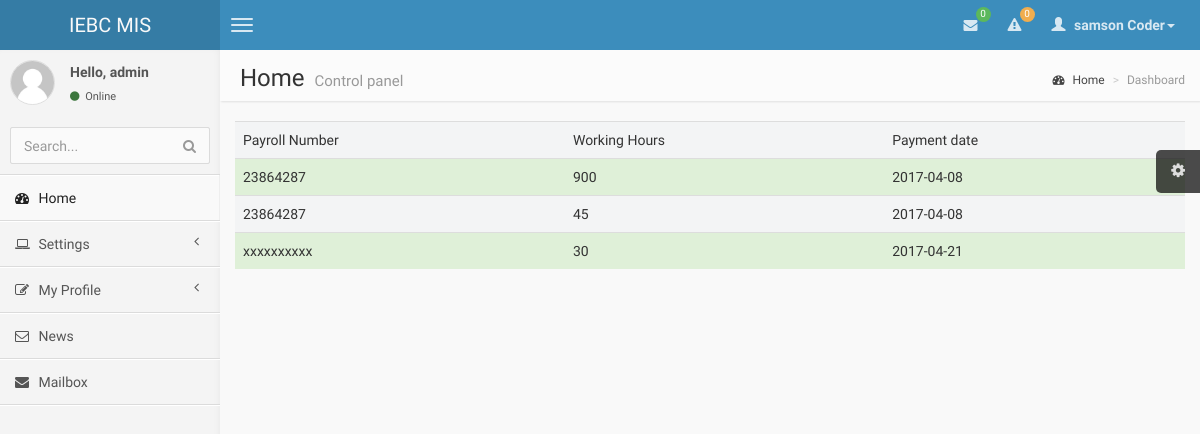
Page /logs/admin/payments.php (signed in) on the committed database.
### tables this page shows
CREATE TABLE `user_details` (
  `id` int(11) NOT NULL,
  `user_firstname` varchar(20) NOT NULL,
  `user_lastname` varchar(20) NOT NULL,
  `user_username` varchar(20) NOT NULL,
  `user_payrollnumber` varchar(10) NOT NULL,
  `user_email` varchar(50) NOT NULL,
  `user_phone` varchar(20) NOT NULL,
  `user_fingerprint` varchar(100) NOT NULL
);

CREATE TABLE `payroll_table` (
  `payroll_id` int(11) NOT NULL,
  `payroll_user_id` varchar(20) NOT NULL,
  `payroll_hours_worked` varchar(20) NOT NULL,
  `payroll_date` date NOT NULL
);

### logs/admin/payments.php (the view, shortened to what this page needs)
<?php
include '../connection/db.php';
$username=$_SESSION['logname'];
$result1 = mysqli_query($con, "SELECT * FROM user_details WHERE user_username='$username'");
while($res = mysqli_fetch_array($result1))
{
    $user_firstname= $res['user_firstname'];
    $user_lastname= $res['user_lastname'];
}
$username=$_SESSION['logname'];
?>
<!DOCTYPE html>
<html>
<head>
    <link href="../css/bootstrap.min.css" rel="stylesheet" type="text/css" />
    <link href="../css/font-awesome.min.css" rel="stylesheet" type="text/css" />
    <link href="../css/ionicons.min.css" rel="stylesheet" type="text/css" />
    <link href="../css/morris/morris.css" rel="stylesheet" type="text/css" />
    <link href="../css/jvectormap/jquery-jvectormap-1.2.2.css" rel="stylesheet" type="text/css" />
    <link href="../css/fullcalendar/fullcalendar.css" rel="stylesheet" type="text/css" />
    <link href="../css/daterangepicker/daterangepicker-bs3.css" rel="stylesheet" type="text/css" />
    <link href="../css/bootstrap-wysihtml5/bootstrap3-wysihtml5.min.css" rel="stylesheet" type="text/css" />
    <link href="../css/AdminLTE.css" rel="stylesheet" type="text/css" />
</head>
<body class="skin-blue">
<header class="header">
    <a href="index.php" class="logo">
        IEBC MIS
    </a>
    <nav class="navbar navbar-static-top" role="navigation">
        <a href="#" class="navbar-btn sidebar-toggle" data-toggle="offcanvas" role="button">
            <span class="icon-bar"></span>
            <span class="icon-bar"></span>
            <span class="icon-bar"></span>
        </a>
        <div class="navbar-right">
            <ul class="nav navbar-nav">
                <li class="dropdown messages-menu">
                    <a href="#" class="dropdown-toggle" data-toggle="dropdown">
                        <i class="fa fa-envelope"></i>
                        <span class="label label-success">0</span>
                    </a>
                </li>
                <li class="dropdown notifications-menu">
                    <a href="#" class="dropdown-toggle" data-toggle="dropdown">
                        <i class="fa fa-warning"></i>
                        <span class="label label-warning">0</span>
                    </a>
                </li>
                <li class="dropdown user user-menu">
                    <a href="#" class="dropdown-toggle" data-toggle="dropdown">
                        <i class="glyphicon glyphicon-user"></i>
                        <span><?php echo "$user_firstname&nbsp$user_lastname";?><i class="caret"></i></span>
                    </a>
                </li>
            </ul>
        </div>
    </nav>
</header>
<div class="wrapper row-offcanvas row-offcanvas-left">
    <aside class="left-side sidebar-offcanvas">
        <section class="sidebar">
            <div class="user-panel">
                <div class="pull-left image">
                    <img src="../img/user.jpg" class="img-circle" alt="User Image" />
                </div>
                <div class="pull-left info">
                    <p>Hello, <?php echo "$username"; ?></p>
                    <a href="#"><i class="fa fa-circle text-success"></i> Online</a>
                </div>
            </div>
            <form action="#" method="get" class="sidebar-form">
                <div class="input-group">
                    <input type="text" name="q" class="form-control" placeholder="Search..."/>
                    <span class="input-group-btn">
                                <button type='submit' name='seach' id='search-btn' class="btn btn-flat"><i class="fa fa-search"></i></button>
                            </span>
                </div>
            </form>
            <ul class="sidebar-menu">
                <li class="active">
                    <a href="index.php">
                        <i class="fa fa-dashboard"></i> <span>Home</span>
                    </a>
                </li>
                <li class="treeview">
                    <a href="#">
                        <i class="fa fa-laptop"></i>
                        <span>Settings</span>
                        <i class="fa fa-angle-left pull-right"></i>
                    </a>
                </li>
                <li class="treeview">
                    <a href="#">
                        <i class="fa fa-edit"></i> <span>My Profile</span>
                        <i class="fa fa-angle-left pull-right"></i>
                    </a>
                </li>
                <li>
                    <a href="news.php">
                        <i class="fa fa-envelope-o"></i> <span>News</span>
                    </a>
                </li>
                <li>
                    <a href="mailbox.php">
                        <i class="fa fa-envelope"></i> <span>Mailbox</span>
                    </a>
                </li>
            </ul>
        </section>
    </aside>
    <aside class="right-side">
        <section class="content-header">
            <h1>
                Home
                <small>Control panel</small>
            </h1>
            <ol class="breadcrumb">
                <li><a href="#"><i class="fa fa-dashboard"></i> Home</a></li>
                <li class="active">Dashboard</li>
            </ol>
        </section>
        <section class="content">
            <?php
            include_once("../connection/db.php");
            $result = mysqli_query($con, "SELECT * FROM payroll_table ORDER BY payroll_id DESC");
            ?>
            <table  border=0 cellpadding="1" cellspacing="1" id="" width="100%" class="table table-hover table-striped">
                <tr bgcolor=''>
                    <td>Payroll Number</td>
                    <td>Working Hours</td>
                    <td>Payment date</td>
                </tr>
                <?php
                while($res = mysqli_fetch_array($result)) {
                    echo "<tr class=\"success\">";
                    echo "<td class='active'>".$res['payroll_user_id']."</td>";
                    echo "<td>".$res['payroll_hours_worked']."</td>";
                    echo "<td>".$res['payroll_date']."</td>";
                }
                ?>
            </table>
        </section>
    </aside>
</div>
</body>
</html>

### rows in the picture
user_details: user_firstname "samson", user_lastname "Coder"
payroll_table: payroll_user "23864287", payroll_hours_worked "900", payroll_date "2017-04-08"
payroll_table: payroll_user "23864287", payroll_hours_worked "45", payroll_date "2017-04-08"
payroll_table: payroll_user "xxxxxxxxxx", payroll_hours_worked "30", payroll_date "2017-04-21"

### other values in the picture
$username "admin"
